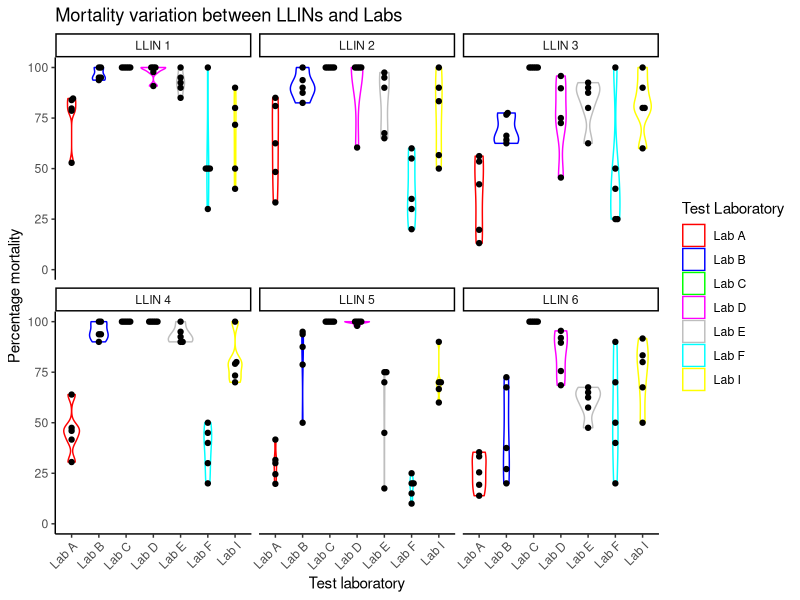

R code for this plot: (Note: this script raises an error after producing the figure.)
#How quantified variability was determined from WHO cone bioassay data  

#Input your directory and dataset
setwd("")
Vesterg.multilab.dat <- read.csv("Anonymised_Multilab_An.gambiae_only_dataset.csv")


#load packages 
library(ggplot2)
library(lme4)
library(lmtest)
library(lsmeans)
library(beeswarm)
library(ggbeeswarm)

#first line is code to check for rows with % mortality values >100 as quality check and second is code to remove any rows with moralities >100%
Vesterg.multilab.dat  <- subset(Vesterg.multilab.dat , perc_Mortality <= 100) 

#Trying to work out the different products (LLIN codes)
table(Vesterg.multilab.dat $LLIN_code)

#different sites
table(Vesterg.multilab.dat $Testing.lab_coded)


df <-data.frame(
  Product=Vesterg.multilab.dat$LLIN_code,
  Test_lab = Vesterg.multilab.dat$Testing.lab_coded
)

table(df)


###############################################################################
#observe spread of data - such as violin plots. geom_points adds raw data points to the plot

lab_colors <- c("Lab A" = "red", "Lab B" = "blue", "Lab C" = "green", "Lab D"= "magenta", 
                "Lab E"= "grey", "Lab F"="cyan", "Lab I"="yellow") 

ggplot(Vesterg.multilab.dat, aes(x = Testing.lab_coded, y = perc_Mortality, color = Testing.lab_coded)) + 
  geom_violin() +
  geom_beeswarm(color = "black", cex = 1.1) +
  labs(title = "Mortality variation between LLINs and Labs",
       x = "Test laboratory",
       y = "Percentage mortality") +
  ylim(0, 100) +
  facet_wrap(~ LLIN_code, nrow = 2) +  # Wrap into two rows
  scale_color_manual(name = "Test Laboratory", values = lab_colors) +
  guides(color = guide_legend(override.aes = list(size = 4))) +
  theme_classic() +  # Removes grid lines and gives a white background
  theme(axis.text.x = element_text(angle = 45, hjust = 1))




##################################################################################

#calculating raw dead numbers from proportion for binomal glmms

#divide by 100 to get proportion not a percentage
Vesterg.multilab.dat  $proportionalmortality <-Vesterg.multilab.dat $perc_Mortality/100
#then multiple totmosquitoes by the proportion
Vesterg.multilab.dat  $Number.of.dead <-Vesterg.multilab.dat $Totmosquitoes * Vesterg.multilab.dat $proportionalmortality

#making sure number of deads are a integer
class(Vesterg.multilab.dat$Number.of.dead)
Vesterg.multilab.dat$Number.of.dead <- as.integer(round(Vesterg.multilab.dat$Number.of.dead))

any(!is.integer(Vesterg.multilab.dat$Number.of.dead))

#bin glmms


#with just test lab as a fixed effect
#Vesterg.multilab.glmm.TL <-glmer(cbind(Number.of.dead,Totmosquitoes-Number.of.dead)~  Testing.lab_coded + (1|LLIN_code) + (1|Netpiece) , data=Vesterg.multilab.dat, family="binomial")
#summary(Vesterg.multilab.glmm.TL)


######################################################################################

#subsetting by different labs for separate glmm analyses


#Lab A
#subsetting 
Vesterg.labA.dat<- subset(Vesterg.multilab.dat, Testing.lab_coded == "Lab A")


# Calculating the overall mean percent mortality
LabA_mean <- mean(Vesterg.labA.dat$perc_Mortality)

# Calculating the overall standard deviation of percent mortality
LabA_sd <- sd(Vesterg.labA.dat$perc_Mortality)

LabA_cv <- (LabA_sd / LabA_mean)

LabA_cv


#glmm
Vesterg.labA.glmm1 <-glmer(cbind(Number.of.dead,Totmosquitoes-Number.of.dead)~ 1 +  (Netpiece|LLIN_code) , data=Vesterg.labA.dat, family="binomial")
summary(Vesterg.labA.glmm1 )


#Lab B

Vesterg.labB.dat<- subset(Vesterg.multilab.dat, Testing.lab_coded == "Lab B")

# Calculating the overall mean percent mortality
LabB_mean <- mean(Vesterg.labB.dat$perc_Mortality)

# Calculating the overall standard deviation of percent mortality
LabB_sd <- sd(Vesterg.labB.dat$perc_Mortality)

LabB_cv <- (LabB_sd / LabB_mean)

LabB_cv


Vesterg.labB.glmm <-glmer(cbind(Number.of.dead,Totmosquitoes-Number.of.dead)~ 1 +  (1|LLIN_code) + (1|Netpiece) , data=Vesterg.labB.dat, family="binomial")
summary(Vesterg.labB.glmm )


#Lab C

Vesterg.labC.dat<- subset(Vesterg.multilab.dat, Testing.lab_coded == "Lab C")

# Calculating the overall mean percent mortality
LabC_mean <- mean(Vesterg.labC.dat$perc_Mortality)

# Calculating the overall standard deviation of percent mortality
LabC_sd <- sd(Vesterg.labC.dat$perc_Mortality)

LabC_cv <- (LabC_sd / LabC_mean)

LabC_cv


Vesterg.labC.glmm <-glmer(cbind(Number.of.dead,Totmosquitoes-Number.of.dead)~ 1 +  (1|LLIN_code) + (1|Netpiece) , data=Vesterg.labC.dat, family="binomial")
summary(Vesterg.labC.glmm )

#Lab D

Vesterg.labD.dat<- subset(Vesterg.multilab.dat, Testing.lab_coded == "Lab D")

# Calculating the overall mean percent mortality
LabD_mean <- mean(Vesterg.labD.dat$perc_Mortality)

# Calculating the overall standard deviation of percent mortality
LabD_sd <- sd(Vesterg.labD.dat$perc_Mortality)

LabD_cv <- (LabD_sd / LabD_mean)

LabD_cv


Vesterg.labD.glmm <-glmer(cbind(Number.of.dead,Totmosquitoes-Number.of.dead)~ 1 +  (1|LLIN_code) + (1|Netpiece) , data=Vesterg.labD.dat, family="binomial")
summary(Vesterg.labD.glmm )

#Lab E

Vesterg.labE.dat<- subset(Vesterg.multilab.dat, Testing.lab_coded == "Lab E")


# Calculating the overall mean percent mortality
LabE_mean <- mean(Vesterg.labE.dat$perc_Mortality)

# Calculating the overall standard deviation of percent mortality
LabE_sd <- sd(Vesterg.labE.dat$perc_Mortality)

LabE_cv <- (LabE_sd / LabE_mean)

LabE_cv


Vesterg.labE.glmm <-glmer(cbind(Number.of.dead,Totmosquitoes-Number.of.dead)~ 1 +  (1|LLIN_code) + (1|Netpiece) , data=Vesterg.labE.dat, family="binomial")
summary(Vesterg.labE.glmm )


#Lab F

Vesterg.labF.dat<- subset(Vesterg.multilab.dat, Testing.lab_coded == "Lab F")


# Calculating the overall mean percent mortality
LabF_mean <- mean(Vesterg.labF.dat$perc_Mortality)

# Calculating the overall standard deviation of percent mortality
LabF_sd <- sd(Vesterg.labF.dat$perc_Mortality)

LabF_cv <- (LabF_sd / LabF_mean)

LabF_cv

Vesterg.labF.glmm <-glmer(cbind(Number.of.dead,Totmosquitoes-Number.of.dead)~ 1 +  (1|LLIN_code) + (1|Netpiece) , data=Vesterg.labF.dat, family="binomial")
summary(Vesterg.labF.glmm )


#Lab I

Vesterg.labI.dat<- subset(Vesterg.multilab.dat, Testing.lab_coded == "Lab I")


# Calculating the overall mean percent mortality
LabI_mean <- mean(Vesterg.labI.dat$perc_Mortality)

# Calculating the overall standard deviation of percent mortality
LabI_sd <- sd(Vesterg.labI.dat$perc_Mortality)

LabI_cv <- (LabI_sd / LabI_mean)

LabI_cv

Vesterg.labI.glmm <-glmer(cbind(Number.of.dead,Totmosquitoes-Number.of.dead)~ 1 +  (Netpiece|LLIN_code) , data=Vesterg.labI.dat, family="binomial")
summary(Vesterg.labI.glmm )

hist(Vesterg.labI.dat$perc_Mortality)
###############################################################################

#removing out Lab C from the main dataset 

Vesterg.multilab.dat.new <- subset(Vesterg.multilab.dat, Testing.lab_coded != "Lab C") 

#######################################################################################

# get 0.6 and 0.3 SD Var from summary (rounded)
Vesterg.multilab.glmm.gambiae <-glmer(cbind(Number.of.dead,Totmosquitoes-Number.of.dead)~ Testing.lab_coded + (1|LLIN_code) + (1|Netpiece) , data=Vesterg.multilab.dat.new, family="binomial")
summary(Vesterg.multilab.glmm.gambiae)


Vesterg.multilab.glmm.gambiae1 <-glmer(cbind(Number.of.dead,Totmosquitoes-Number.of.dead)~ Testing.lab_coded +  (Netpiece|LLIN_code) , data=Vesterg.multilab.dat.new, family="binomial")
summary(Vesterg.multilab.glmm.gambiae1)

#using lrtest to determine explanatory power differences between the models
lrtest(Vesterg.multilab.glmm.gambiae,Vesterg.multilab.glmm.gambiae1)
